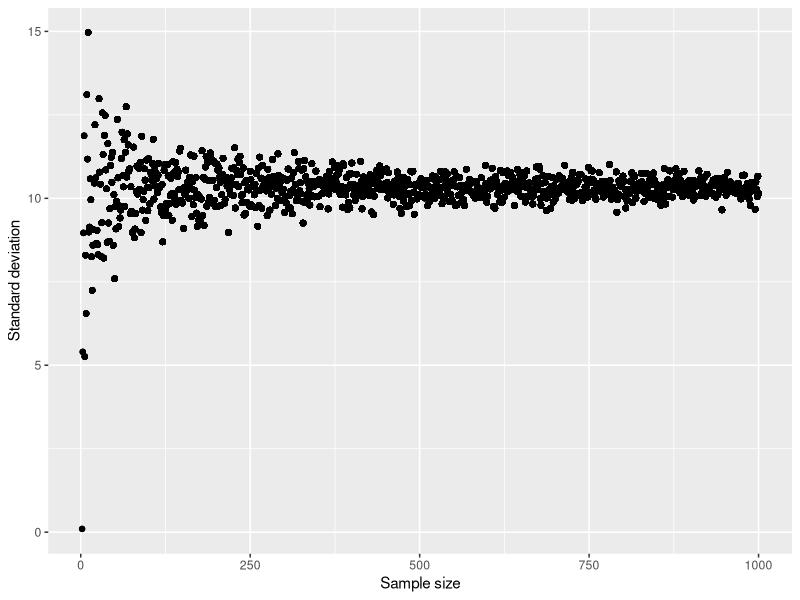

Here is the R script that generated this plot:
library(tidyverse)

df = data.frame(elevation = rnorm(n = 1000, mean = 1000, sd = 10))

dfall = data.frame()
for(i in 2:1000){
  df10 = data.frame(n = i,
                    elevation = sample_n(df, i, replace = T))
  df10$elevation_sd = sd(df10$elevation)
  dfall = rbind(dfall, df10)
}

g1 = ggplot(data = dfall, aes(x = n, y = elevation_sd)) +
  geom_point() +
  xlab("Sample size") +
  ylab("Standard deviation")
setwd("C:/chapter3/outputs")
ggsave("SDev_example.jpg", g1, device = "jpeg", height = 5, width = 5)
